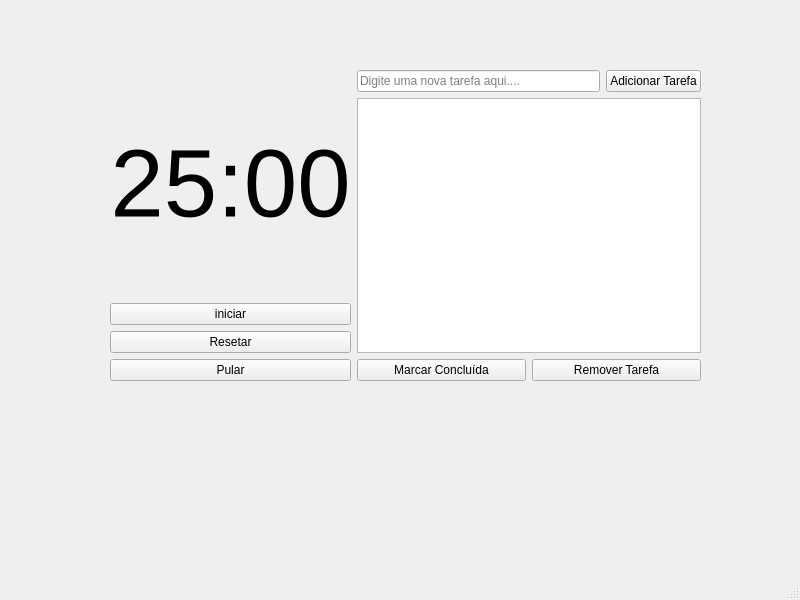
<?xml version="1.0" encoding="UTF-8"?>
<ui version="4.0">
 <class>MainWindow</class>
 <widget class="QMainWindow" name="MainWindow">
  <property name="geometry">
   <rect>
    <x>0</x>
    <y>0</y>
    <width>800</width>
    <height>600</height>
   </rect>
  </property>
  <property name="windowTitle">
   <string>MainWindow</string>
  </property>
  <widget class="QWidget" name="centralwidget">
   <widget class="QWidget" name="layoutWidget">
    <property name="geometry">
     <rect>
      <x>110</x>
      <y>70</y>
      <width>591</width>
      <height>311</height>
     </rect>
    </property>
    <layout class="QHBoxLayout" name="horizontalLayout_2">
     <item>
      <layout class="QVBoxLayout" name="verticalLayout">
       <item>
        <widget class="QLabel" name="lbl_timer">
         <property name="font">
          <font>
           <family>Segoe UI</family>
           <pointsize>72</pointsize>
          </font>
         </property>
         <property name="text">
          <string>25:00</string>
         </property>
         <property name="alignment">
          <set>Qt::AlignCenter</set>
         </property>
        </widget>
       </item>
       <item>
        <widget class="QPushButton" name="btn_start_pause">
         <property name="text">
          <string>iniciar</string>
         </property>
        </widget>
       </item>
       <item>
        <widget class="QPushButton" name="btn_reset">
         <property name="text">
          <string>Resetar</string>
         </property>
        </widget>
       </item>
       <item>
        <widget class="QPushButton" name="btn_skip">
         <property name="text">
          <string>Pular</string>
         </property>
        </widget>
       </item>
      </layout>
     </item>
     <item>
      <layout class="QVBoxLayout" name="verticalLayout_2">
       <item>
        <layout class="QHBoxLayout" name="horizontalLayout">
         <item>
          <widget class="QLineEdit" name="txt_new_task">
           <property name="placeholderText">
            <string>Digite uma nova tarefa aqui....</string>
           </property>
          </widget>
         </item>
         <item>
          <widget class="QPushButton" name="btn_add_task">
           <property name="text">
            <string>Adicionar Tarefa</string>
           </property>
          </widget>
         </item>
        </layout>
       </item>
       <item>
        <widget class="QListWidget" name="list_tasks"/>
       </item>
       <item>
        <layout class="QHBoxLayout" name="horizontalLayout_3">
         <item>
          <widget class="QPushButton" name="btn_complete_task">
           <property name="text">
            <string>Marcar Concluída</string>
           </property>
          </widget>
         </item>
         <item>
          <widget class="QPushButton" name="btn_remove_task">
           <property name="text">
            <string>Remover Tarefa</string>
           </property>
          </widget>
         </item>
        </layout>
       </item>
      </layout>
     </item>
    </layout>
   </widget>
  </widget>
  <widget class="QMenuBar" name="menubar">
   <property name="geometry">
    <rect>
     <x>0</x>
     <y>0</y>
     <width>800</width>
     <height>22</height>
    </rect>
   </property>
  </widget>
  <widget class="QStatusBar" name="statusbar"/>
 </widget>
 <resources/>
 <connections/>
</ui>
